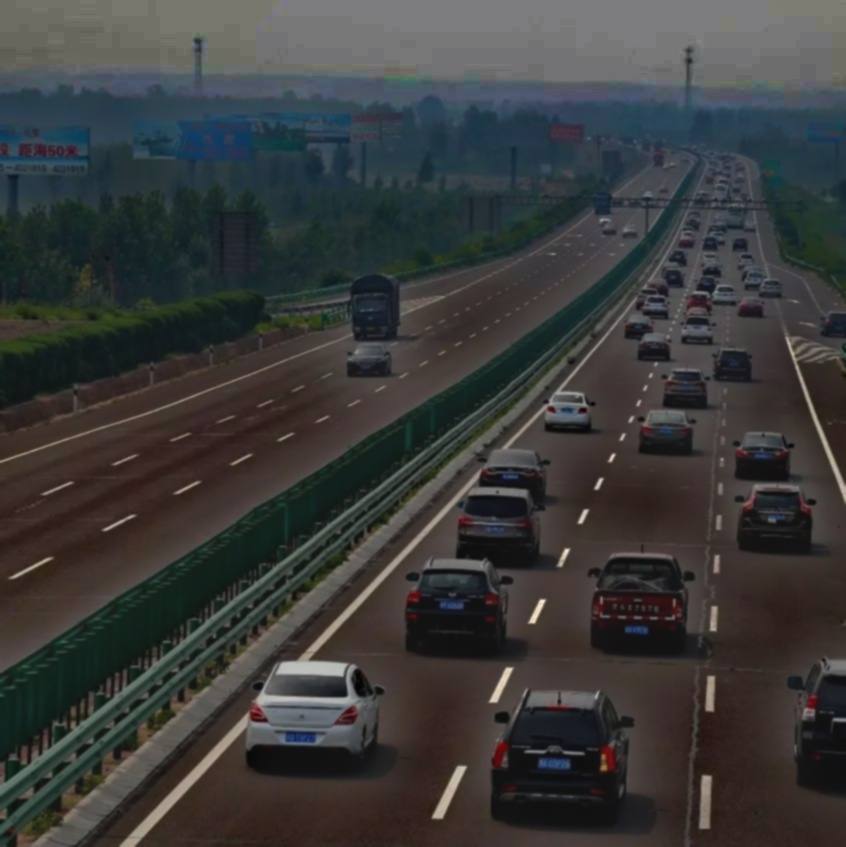
#> input picture output_image2.jpg, 846 x 847 px
$ python 'Sobel分割.py'   (older library calls are emulated)
#> lines starting #> are read from the running program, lines starting #| are printed output that depends on the picture; after the words box and inside, x2 and y2 are one past the last pixel; in counts of white or black regions, pixels touching at a corner belong together
import cv2
import numpy as np

# 读取图像  Sobel
image_path = 'output_image2.jpg'
image = cv2.imread(image_path)
#> image is the input picture: shape (847, 846, 3); mean B, G, R 58.7, 59.2, 58.5

# 灰度化
gray = cv2.cvtColor(image, cv2.COLOR_BGR2GRAY)
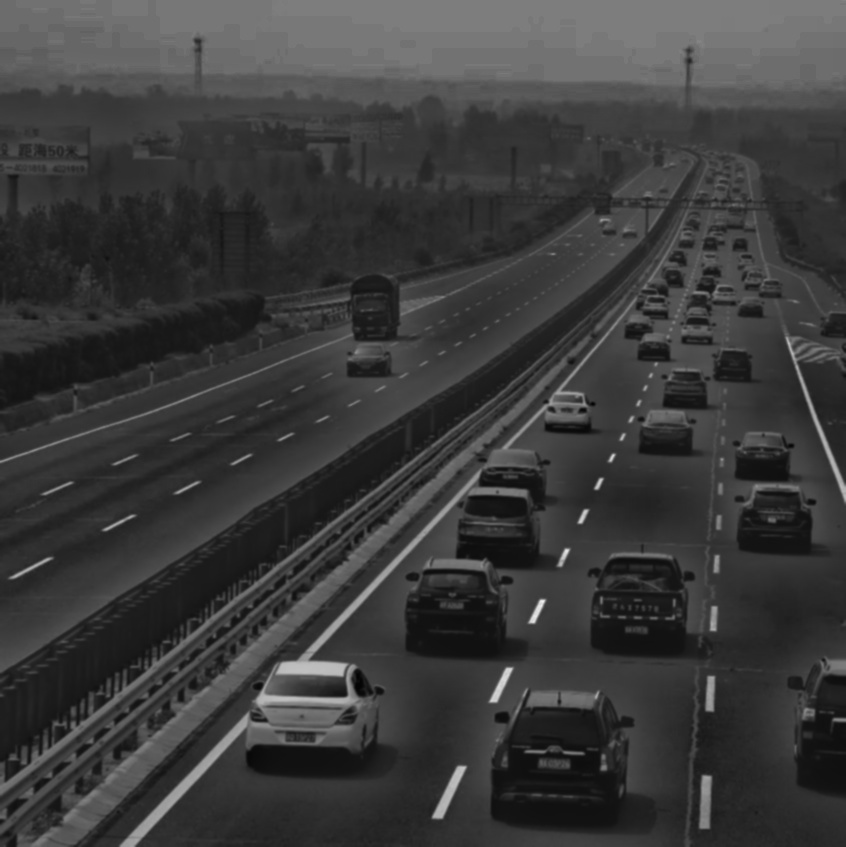
#> gray: shape (847, 846); min 3, max 241, mean 59

# 高斯模糊
blurred = cv2.GaussianBlur(gray, (5, 5), 0)

# Sobel算子
edges_x = cv2.Sobel(blurred, cv2.CV_16S, 1, 0)
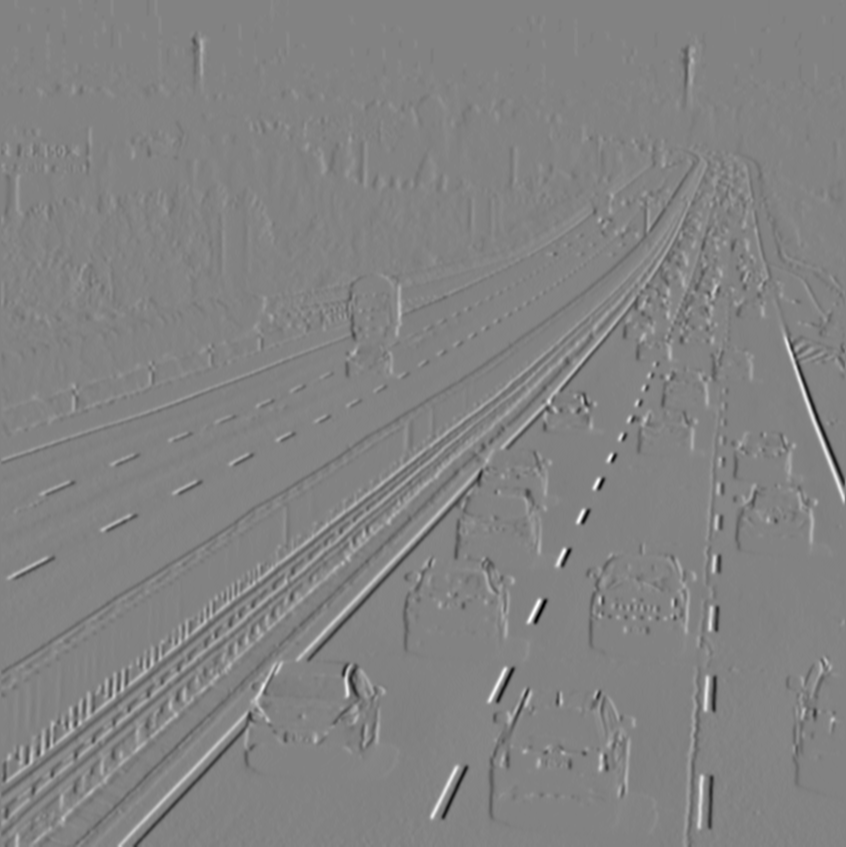
#> edges_x: shape (847, 846) int16; min -325, max 308, mean 0; drawn with min black and max white
edges_y = cv2.Sobel(blurred, cv2.CV_16S, 0, 1)
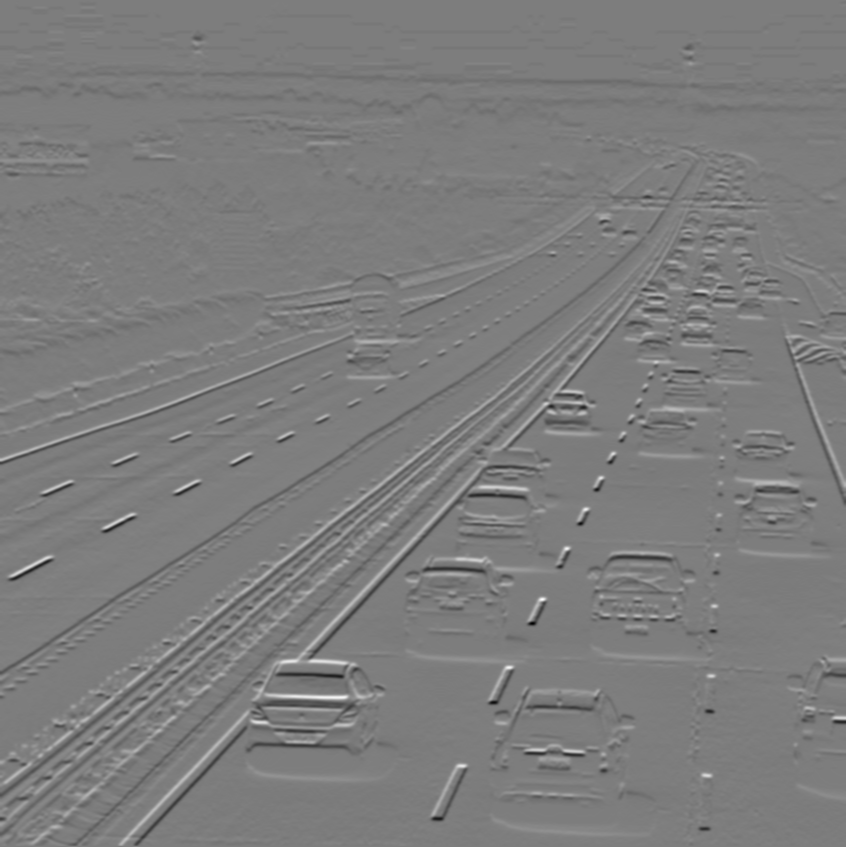
#> edges_y: shape (847, 846) int16; min -337, max 349, mean -0.7; drawn with min black and max white
edges = cv2.convertScaleAbs(cv2.addWeighted(cv2.convertScaleAbs(edges_x), 0.5, cv2.convertScaleAbs(edges_y), 0.5, 0))
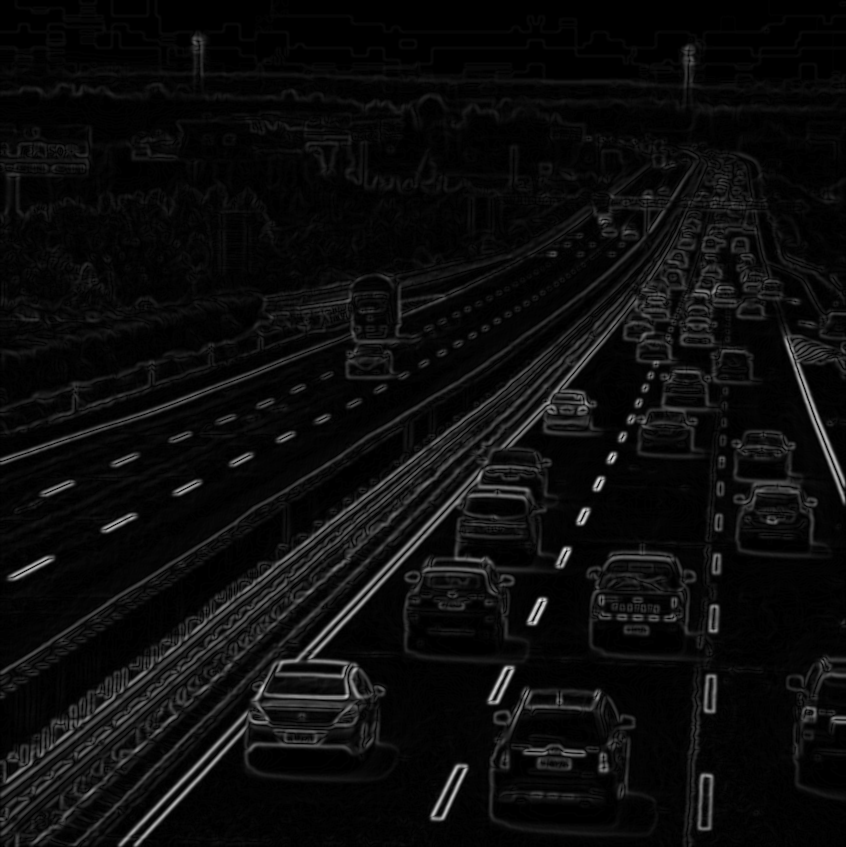
#> edges: shape (847, 846); min 0, max 237, mean 12.5

# 轮廓检测
contours, _ = cv2.findContours(edges, cv2.RETR_TREE, cv2.CHAIN_APPROX_SIMPLE)
#> contours = 7188 contours, 6451 with area under 20; largest, box (x1, y1, x2, y2) and area: (0, 0, 846, 847) 691009, (258, 17, 575, 65) 5901, (420, 41, 640, 79) 4070, (705, 49, 833, 81) 1842, (705, 17, 817, 54) 1736

# 保存检测到的汽车
car_count = 0
for contour in contours:
    x, y, w, h = cv2.boundingRect(contour)
    if w < 40 and h < 30:
        crop_img = image[y:y + h, x:x + w]
        car_image_path = f"/mnt/data/car_{car_count}.jpg"
        cv2.imwrite(car_image_path, crop_img)
        car_count += 1
#> this loop made 7188 passes
#> (contour, x, y, w, h, car_image_path) on passes 5, 6, 7, 9, 10, 11, 12: ([[811, 845], [812, 844], [813, 845], [812, 846]], 811, 844, 3, 3, '/mnt/data/car_2.jpg'), ([[787, 844], [788, 843], [789, 844], [788, 845]], 787, 843, 3, 3, '/mnt/data/car_3.jpg'), ([[760, 844], [761, 843], [762, 844], [761, 845]], 760, 843, 3, 3, '/mnt/data/car_4.jpg'), ([[739, 844], [740, 843], [741, 844], [740, 845]], 739, 843, 3, 3, '/mnt/data/car_6.jpg'), ([[570, 844], [571, 843], [572, 844], [571, 845]], 570, 843, 3, 3, '/mnt/data/car_7.jpg'), ([[501, 844], [502, 843], [503, 844], [502, 845]], 501, 843, 3, 3, '/mnt/data/car_8.jpg'), ([[441, 844], [442, 843], [443, 844], [442, 845]], 441, 843, 3, 3, '/mnt/data/car_9.jpg')
#> (x, y, w, h, car_image_path) on passes 1, 2, 8, 19, 20, 22: (838, 0, 8, 8, '/mnt/data/car_0.jpg'), (281, 0, 8, 7, '/mnt/data/car_1.jpg'), (747, 843, 4, 3, '/mnt/data/car_5.jpg'), (614, 842, 8, 3, '/mnt/data/car_16.jpg'), (584, 842, 5, 3, '/mnt/data/car_17.jpg'), (547, 842, 4, 3, '/mnt/data/car_19.jpg')
#> after the loop, car_count = 7161

# 显示检测结果
for contour in contours:
    x, y, w, h = cv2.boundingRect(contour)
    if w > 10 and h > 10:
        cv2.rectangle(image, (x, y), (x + w, y + h), (0, 255, 0), 2)
#> this loop made 7188 passes
#> contour on passes 29, 30, 34: [[144, 843], [145, 842], [146, 843], [145, 844]], [[792, 842], [793, 841], [794, 842], [793, 843]], [[568, 842], [569, 841], [570, 842], [569, 843]]
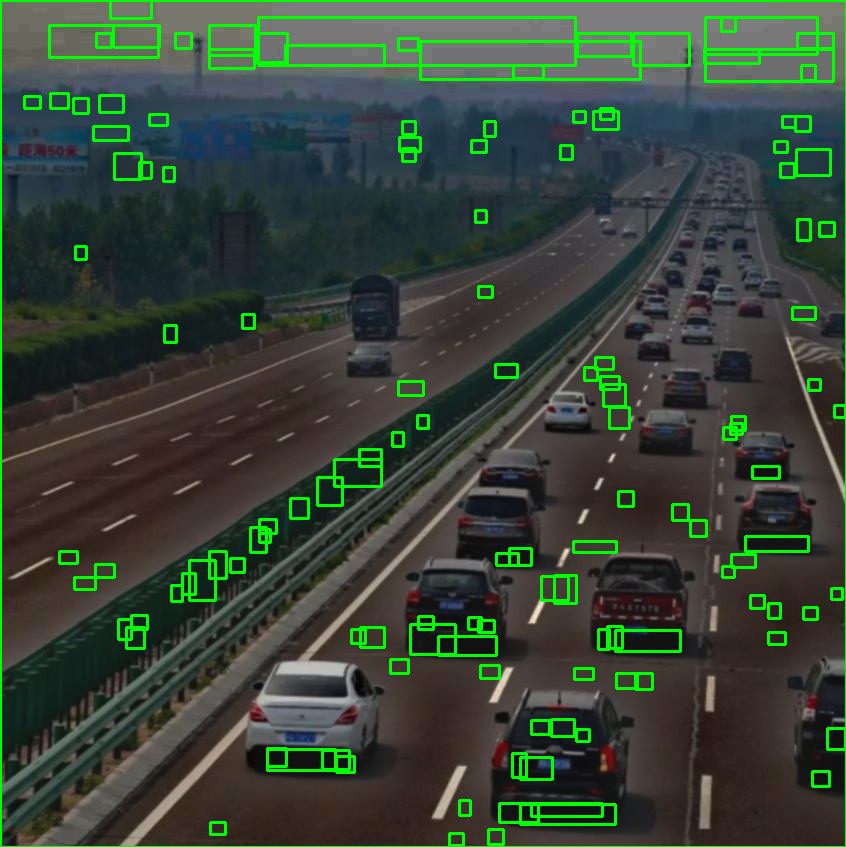
#> image: shape (847, 846, 3); 5.38% of pixels changed, all inside (x1, y1, x2, y2) = (0, 0, 846, 847)

cv2.imshow("Detected Cars with Sobel", image)
cv2.waitKey(0)
cv2.destroyAllWindows()

$ run again, with output_image1.jpg copied over output_image2.jpg
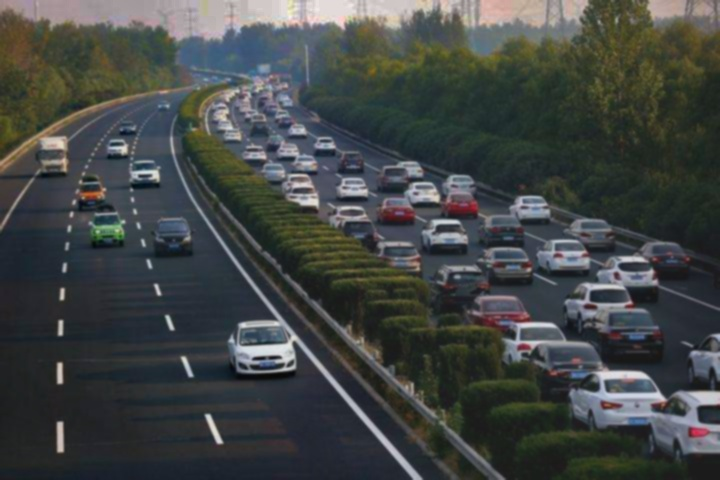
#> input picture output_image1.jpg, 720 x 480 px
#> image is the input picture: shape (480, 720, 3); mean B, G, R 68.9, 69.9, 66.1
#> `edges = cv2.convertScaleAbs(cv2.addWeighted(cv2.convertScaleAbs(edges_..`:
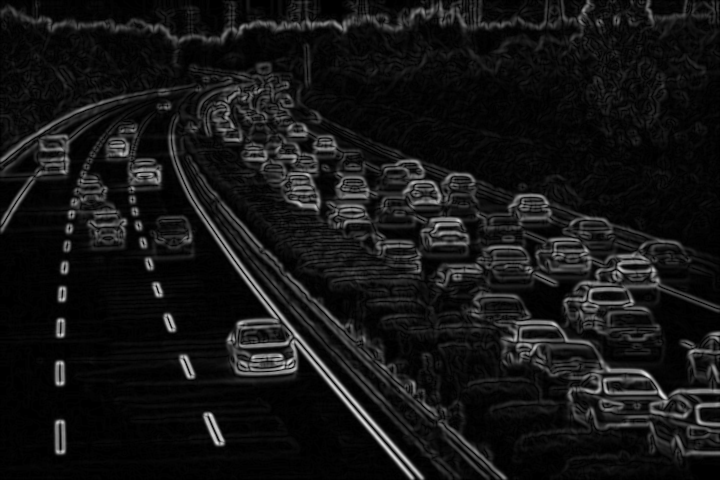
#> edges: shape (480, 720); min 0, max 231, mean 21.2
#> contours = 2485 contours, 2311 with area under 20; largest, box (x1, y1, x2, y2) and area: (0, 0, 720, 480) 341582, (17, 400, 47, 422) 210, (80, 397, 102, 410) 152, (5, 257, 23, 282) 150, (22, 446, 49, 459) 142
#> the loop `for contour in contours:` made 2485 passes
#> (contour, x, y, w, h, car_image_path) on passes 2, 3, 4, 5, 7: ([[634, 477], [635, 476], [636, 477], [635, 478]], 634, 476, 3, 3, '/mnt/data/car_0.jpg'), ([[602, 477], [603, 476], [604, 477], [603, 478]], 602, 476, 3, 3, '/mnt/data/car_1.jpg'), ([[394, 477], [395, 476], [396, 477], [395, 478]], 394, 476, 3, 3, '/mnt/data/car_2.jpg'), ([[363, 477], [364, 476], [365, 477], [364, 478]], 363, 476, 3, 3, '/mnt/data/car_3.jpg'), ([[72, 477], [73, 476], [74, 477], [73, 478]], 72, 476, 3, 3, '/mnt/data/car_5.jpg')
#> after the loop `for contour in contours:`: car_count = 2484
#> the loop `for contour in contours:` made 2485 passes
#> after the loop `for contour in contours:`:
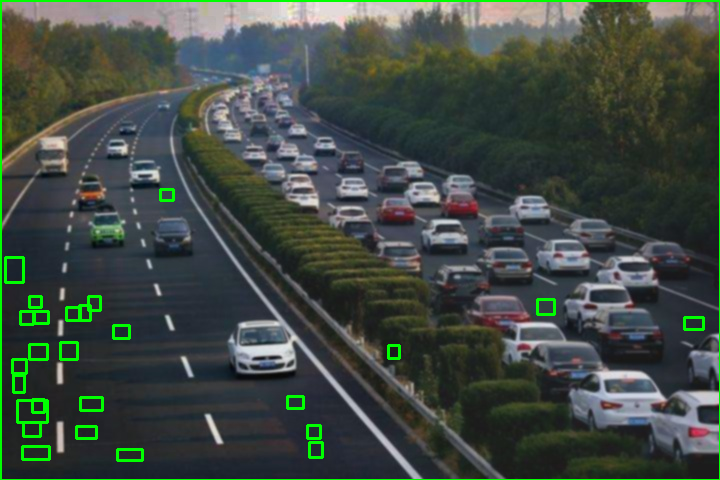
#> image: shape (480, 720, 3); 2.33% of pixels changed, all inside (x1, y1, x2, y2) = (0, 0, 720, 480)
